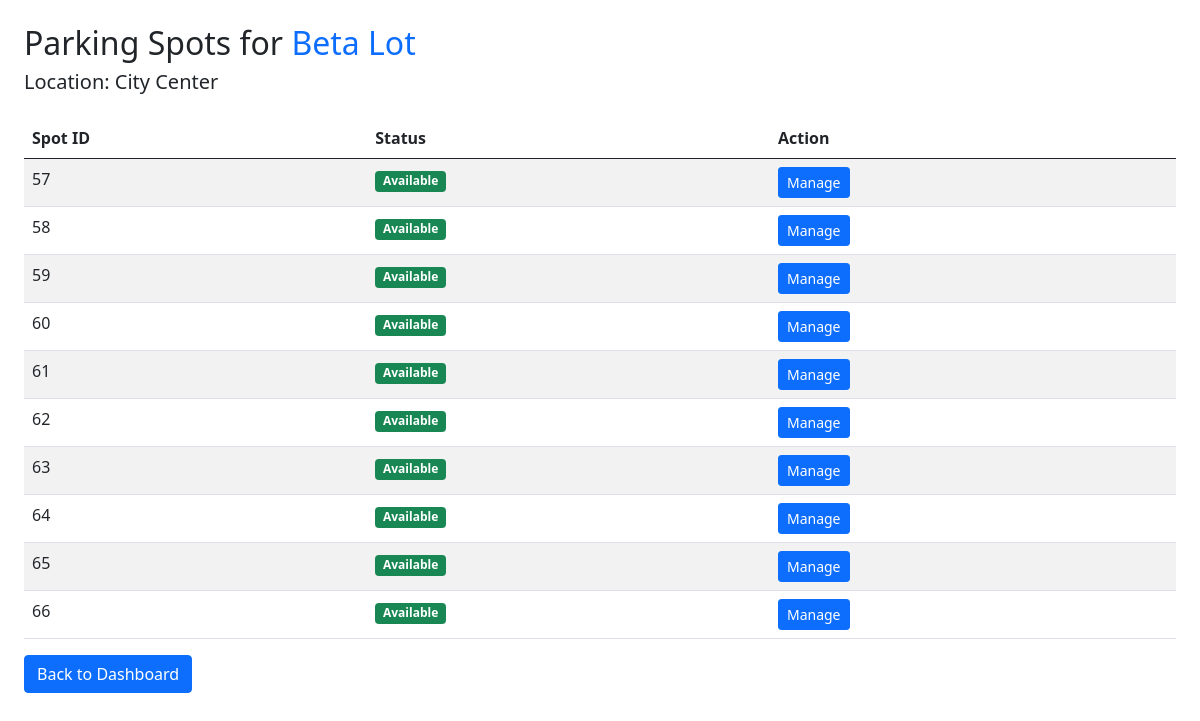
The app's page /view_spots/7 with its own data.
### backend/models.py (models this page shows, shortened)
class ParkingLot(db.Model):
    __tablename__ = "parking_lot"
    id = db.Column(db.Integer, primary_key=True)
    prime_location_name = db.Column(db.String(100), nullable=False)
    name = db.Column(db.String(100))
    address = db.Column(db.String(200))
    pincode = db.Column(db.String(10))
    price_per_hour = db.Column(db.Float, nullable=False)
    total_spots = db.Column(db.Integer, nullable=False)
    created_date = db.Column(db.DateTime, default=datetime.utcnow)
    location = db.Column(db.String(255))
    spots = db.relationship('ParkingSpot', backref='lot', lazy=True)  # relationship to ParkingSpot

class ParkingSpot(db.Model):
    __tablename__ = "parking_spots"
    id = db.Column(db.Integer, primary_key=True)
    lot_id = db.Column(db.Integer, db.ForeignKey('parking_lot.id'), nullable=False)
    status = db.Column(db.String(1), nullable=False, default='A')
    reservations = db.relationship('Reservation', backref='spot', lazy=True)

### backend/controllers.py (the view)
    @app.route("/view_spots/<int:lot_id>")
    def view_spots(lot_id):
        lot = ParkingLot.query.get_or_404(lot_id)
        spots = ParkingSpot.query.filter_by(lot_id=lot.id).all()
        return render_template("view_spots.html", lot=lot, spots=spots)

### templates/view_spots.html (shortened to what this page needs)
<!DOCTYPE html>
<html lang="en">
<head>
  <link href="https://cdn.jsdelivr.net/npm/bootstrap@5.0.2/dist/css/bootstrap.min.css" rel="stylesheet">
</head>
<body class="p-4">
<h2>Parking Spots for <span class="text-primary">{{ lot.name }}</span></h2>
<h5>Location: {{ lot.location }}</h5>
<table class="table table-striped mt-4">
  <thead>
    <tr>
      <th>Spot ID</th>
      <th>Status</th>
      <th>Action</th>
    </tr>
  </thead>
  <tbody>
    {% for spot in spots %}
    <tr>
      <td>{{ spot.id }}</td>
      <td>
        {% if spot.status == 'A' %}
          <span class="badge bg-success">Available</span>
        {% else %}
          <span class="badge bg-danger">Occupied</span>
        {% endif %}
      </td>
      <td>
        <button class="btn btn-sm btn-primary" onclick="openCard({{ spot.id }}, '{{ spot.status }}')">Manage</button>
      </td>
    </tr>
    {% endfor %}
  </tbody>
</table>
<a href="/admin_dashboard" class="btn btn-primary">Back to Dashboard</a>
</body>
</html>

### records on screen
ParkingLot: name "Beta Lot", location "City Center"
ParkingSpot: id "57", status "Available"
ParkingSpot: id "58", status "Available"
ParkingSpot: id "59", status "Available"
ParkingSpot: id "60", status "Available"
ParkingSpot: id "61", status "Available"
ParkingSpot: id "62", status "Available"
ParkingSpot: id "63", status "Available"
ParkingSpot: id "64", status "Available"
ParkingSpot: id "65", status "Available"
ParkingSpot: id "66", status "Available"
